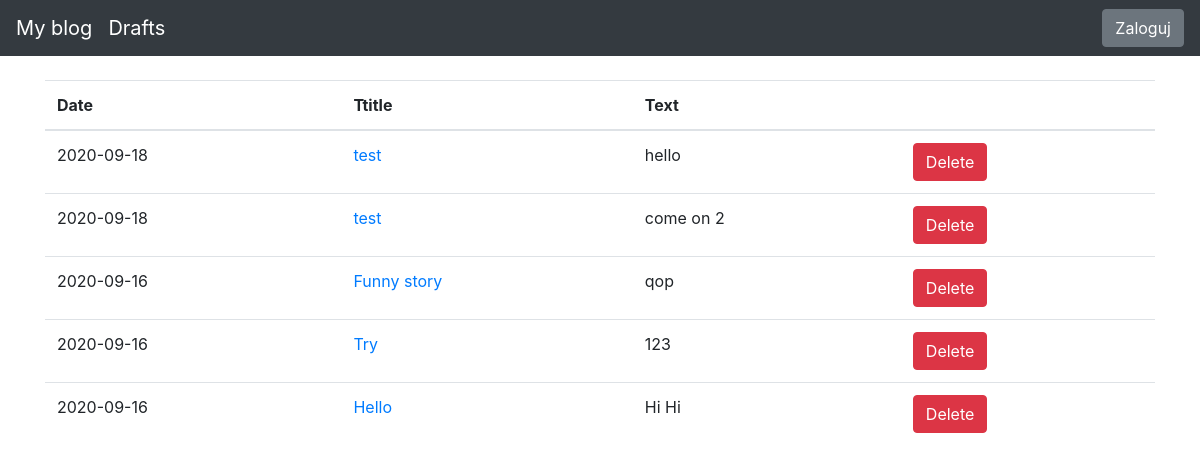
The page /draft-posts on the database as committed earlier.
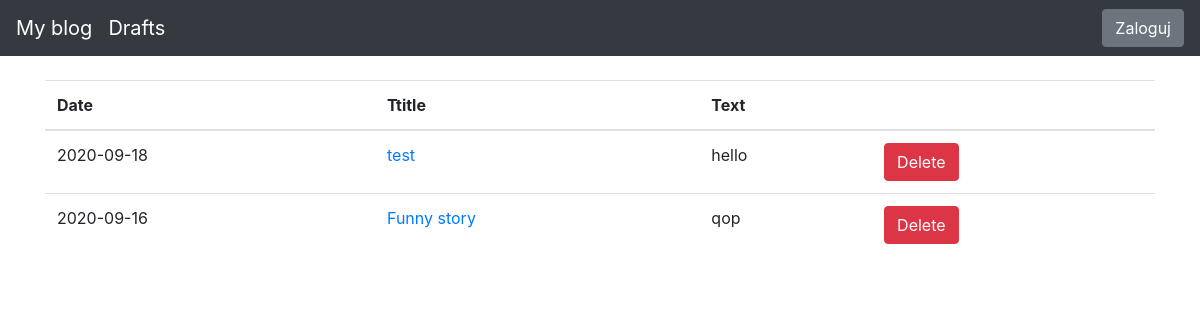
The same page on the database as committed later.
### blog/models.py (models this page shows)
class Entry(db.Model):
   id = db.Column(db.Integer, primary_key=True)
   title = db.Column(db.String(80), nullable=False)
   body = db.Column(db.Text, nullable=False)
   pub_date = db.Column(db.DateTime, nullable=False,
       default=datetime.datetime.utcnow)
   is_published = db.Column(db.Boolean, default=False)

### blog/routes.py (the view)
@app.route('/draft-posts')
def draft_posts():
    drafts = Entry.query.filter_by(is_published=False).order_by(Entry.pub_date.desc())
    return render_template("drafts.html", drafts=drafts)

### blog/templates/drafts.html
{% extends "base.html" %}
{% block content %}
<table class="table">
   <thead>
     <tr>
       <th scope="col">Date</th>
       <th scope="col">Ttitle</th>
       <th scope="col">Text</th>
       <th scope="col"></th>
     </tr>
   </thead>
   <tbody>
       {% for post in drafts %}
     <tr>
       <td>
           {{ post.pub_date.strftime('%Y-%m-%d') }}
       </td>
       <td>
           <a href="{{ url_for('exist_post', id=post.id) }}">
               {{ post.title }}
           </a>
       </td>
       <td>{{ post.body|truncate(100, true) }}</td>
         <td><form method="POST" action = "/delete-post/{{ post.id }}"><button type="submit" class="btn btn-danger">Delete</button></form></td>
     </tr>
     {% endfor %}
   </tbody>
 </table>
{% endblock %}

### blog/templates/base.html (shortened to what this page needs)
<!doctype html>
<html lang="en">
<head>
 <link rel="stylesheet" href="https://stackpath.bootstrapcdn.com/bootstrap/4.5.0/css/bootstrap.min.css"
>
</head>
<body>
 <nav class="navbar navbar-expand-md navbar-dark bg-dark fixed-top">
   <a class="navbar-brand" href="#">My blog</a>
     <a class="navbar-brand" href="draft-posts">Drafts</a>
   <div class="collapse navbar-collapse" id="navbarsExampleDefault">
        {% if session.logged_in %}
       <form class="form-inline my-2 my-lg-0" action="{{ url_for('logout') }}" method="POST">
         <button class="btn btn-secondary my-2 my-sm-0" type="submit">Wyloguj</button>
       </form>
     {% else %}
       <a href="{{ url_for('login') }}" class="btn btn-secondary my-2 my-lg-0">Zaloguj</a>
     {% endif %}
 </nav>
 <main role="main" class="container">
   {% block content %}
   {% endblock %}
 </main>
</html>

### blog/templates/base.html (style rules this page uses)
body { padding-top: 5rem; }

Rows that differ between the two databases and show on the page:
removed Entry: pub_date "2020-09-18", title "test", body "come on 2"
removed Entry: pub_date "2020-09-16", title "Try", body "123"
removed Entry: pub_date "2020-09-16", title "Hello", body "Hi Hi"
